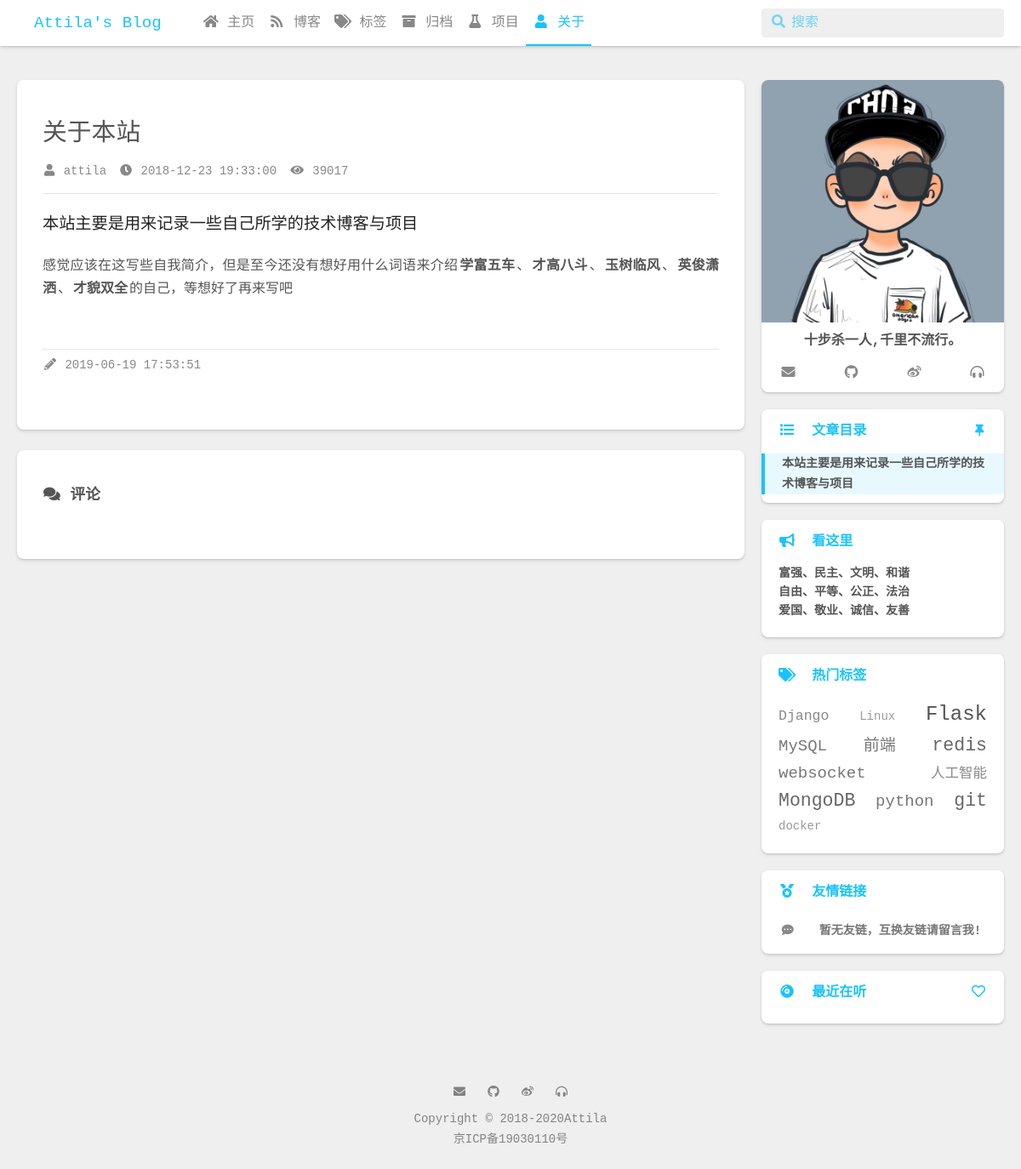
The app's page /blog/about/ with its own data.
### blog/models.py (models this page shows, shortened)
class Post(models.Model):
    title = models.CharField(max_length=100, verbose_name=u'标题')
    body = MDTextField(verbose_name=u'正文')
    created_time = models.DateTimeField(verbose_name=u'创建时间')
    modified_time = models.DateTimeField(auto_now=True, verbose_name=u'更新时间')
    tags = models.ManyToManyField(Tag, blank=True, verbose_name=u'标签')
    author = models.ForeignKey(User, on_delete=models.CASCADE, verbose_name=u'作者')
    views = models.PositiveIntegerField(default=0, verbose_name=u'阅读数')
    is_top = models.BooleanField(default=False, verbose_name=u'顶置文章')
    is_show = models.BooleanField(default=True, verbose_name=u'发布状态')
    post_type = models.CharField(max_length=20,
                                 choices=(('post', u'博客文章'),
                                          ('about', u'关于页面'),
                                          ('project', u'我的项目'),
                                          ),
                                 default='post',
                                 verbose_name=u'类型'
                                 )
    def increase_views(self):
        self.views += 1
        self.save(update_fields=['views'])
    class Meta:
        ordering = ['-is_top', '-created_time']
        verbose_name = u'博客文章'
        verbose_name_plural = u'博客文章'

class Tag(models.Model):
    name = models.CharField(max_length=100, unique=True, verbose_name=u'标签')
    class Meta:
        verbose_name = u'标签'
        verbose_name_plural = u'标签'

### blog/views.py (the view)
# urls.py: path('about/', BlogViews.About, name='About'),
def About(request):
    post = Post.objects.filter(post_type='about').first()
    if post:
        md = MD()
        post.body = md.convert(post.body)
        post.toc = md.toc
        post.increase_views() # 调用 increase_views 方法，统计访问量
        return render(request, 'blog/about.html', context={'post': post})
    else:
        return page_not_found(request)

### blog/templatetags/blog_tags.py (called while the page is built)
@register.simple_tag
def get_tags():
    tags_style = [
        "font-size:19px;color:#777",
        "font-size:14px;color:#999",
        "font-size:16.5px;color:#888",
        "font-size:24px;color:#555",
        "font-size:21.5px;color:#666"
    ]
    tags = Tag.objects.filter(post__is_show=True).annotate(num_posts=Count('post')).filter(num_posts__gt=0).order_by('-num_posts')[:20]
    return {'tags_style':tags_style, 'tags':tags}

@register.simple_tag
def get_links():
    return Links.objects.filter(is_show=True)

@register.simple_tag
def get_site_configs():
    return SITE_CONFIGS

### blog/views.py (called while the page is built)
def MD():
    return markdown.Markdown(extensions=[
        'markdown.extensions.extra',
        'markdown.extensions.codehilite',
        TocExtension(slugify=slugify),
    ])

### templates/blog/about.html (shortened to what this page needs)
{% extends 'blog/base.html' %}
{% load static %}
{% load blog_tags %}
{% get_site_configs as SITE_CONFIGS %}
{% block l_main %}
<div class="l_main">
    <article id="post" class="post white-box article-type-post" itemscope="" itemprop="blogPost">
        <section class="meta">
            <div class="meta" id="header-meta">
                <h1 class="title">{{ post.title }}</h1>
                <div class="new-meta-box">
                    <div class="new-meta-item author"><a href="/blog"><i class="fas fa-user" aria-hidden="true"></i> {{ post.author }}</a></div>
                    <div class="new-meta-item date"><a class="notlink"><i class="fas fa-clock" aria-hidden="true"></i> {{ post.created_time | date:'Y-m-d H:i:s' }}</a></div>
                    <div class="new-meta-item browse busuanzi"><a class="notlink"><i class="fas fa-eye" aria-hidden="true"></i> <span id="busuanzi_value_page_pv">{{ post.views }}</span></a></div>
                </div>
                <hr>
            </div>
        </section>
        <section class="article typo">
            <div class="article-entry" itemprop="articleBody">{{ post.body | safe }}</div>
            <section class="meta" id="footer-meta">
                <hr>
                <div class="new-meta-box">
                    <div class="new-meta-item date" itemprop="dateUpdated" datetime="2017-12-25T00:00:00+08:00">
                        <a class="notlink"><i class="fas fa-pencil-alt" aria-hidden="true"></i> {{ post.modified_time | date:'Y-m-d H:i:s' }}</a>
                    </div>
                </div>
            </section>
        </section>
    </article>
    <br>
    <article class="post white-box comments">
        <section class="article typo">
            <h4><i class="fas fa-comments fa-fw" aria-hidden="true"></i>&nbsp;评论</h4>
            <link rel="stylesheet" href="https://cdn.jsdelivr.net/npm/gitalk@1/dist/gitalk.css">
        </section>
    </article>
</div>
{% endblock %}

### templates/blog/base.html (shortened to what this page needs)
{% load static %}
{% load blog_tags %}
{% get_site_configs as SITE_CONFIGS %}
<!DOCTYPE html>
<html lang="zh-CN">
<head>
    <link rel="stylesheet" href="{% static 'css/waves.min.css' %}">
    <link rel="stylesheet" href="{% static 'css/all.min.css' %}">
    <link rel="stylesheet" href="{% static 'css/style.css' %}">
    <link rel="stylesheet" href="{% static 'highlight/styles/atelier-savanna-dark.css' %}">
</head>
<body style="height: 100%;">
    {% include 'blog/header.html'%}
    <div class="l_body">
        <div class="container clearfix">
            {% block l_main %}{% endblock %}
            {% include 'blog/aside.html' %}
        </div>
    </div>
    {% include 'blog/footer.html' %}
</body>
</html>

### templates/blog/header.html (shortened to what this page needs)
<header class="l_header pure">
    <div class="wrapper">
        <div class="nav-main container container--flex">
            <a class="logo flat-box waves-effect waves-block" href="{% url 'blog:Index' %}">{{ SITE_CONFIGS.Name }}'s Blog</a>
            <div class="menu">
                <ul class="h-list">
                    <li><a id="home" class="nav flat-box waves-effect waves-block" href="{% url 'home' %}"><i class="fas fa-home fa-fw"></i>&nbsp;主页</a></li>
                    <li><a id="blog" class="nav flat-box waves-effect waves-block" href="{% url 'blog:Index' %}"><i class="fas fa-rss fa-fw"></i>&nbsp;博客</a></li>
                    <li><a id="blogtags" class="nav flat-box waves-effect waves-block" href="{% url 'blog:Tags' %}"><i class="fas fa-tags fa-fw"></i>&nbsp;标签</a></li>
                    <li><a id="blogarchives" class="nav flat-box waves-effect waves-block" href="{% url 'blog:Archives' %}"><i class="fas fa-archive fa-fw"></i>&nbsp;归档</a></li>
                    <li><a id="blogproject" class="nav flat-box waves-effect waves-block" href="{% url 'blog:Project' %}"><i class="fas fa-flask fa-fw"></i>&nbsp;项目</a></li>
                    <li><a id="blogabout" class="nav flat-box waves-effect waves-block" href="{% url 'blog:About' %}"><i class="fas fa-user fa-fw"></i>&nbsp;关于</a></li>
                </ul>
            </div>
            <div class="m_search">
                <form name="searchform" class="form u-search-form">
                    <input type="text" class="input u-search-input" placeholder="搜索">
                    <span class="icon"><i class="fas fa-search fa-fw"></i></span>
                </form>
            </div>
        </div>
    </div>
</header>

### templates/blog/aside.html (shortened to what this page needs)
{% load static %}
{% load blog_tags %}
{% load blog_tags %}
{% get_site_configs as SITE_CONFIGS %}
<aside class="l_side">
    <section class="author">
        <div class="content pure">
            <div class="avatar"><img class="avatar" src="{% static 'images/avatar.png' %}"></div>
            <div class="text">
                <p><span id="jinrishici-sentence">十步杀一人,千里不流行。</span></p>
            </div>
            <div class="social-wrapper">
                <a href="mailto:{{ SITE_CONFIGS.Footer.Email }}" class="social flat-btn waves-effect waves-button" target="_blank" rel="external"><i class="social fas fa-envelope" aria-hidden="true"></i></a>
                <a href="{{ SITE_CONFIGS.Footer.GitHub }}" class="social flat-btn waves-effect waves-button" target="_blank" rel="external nofollow noopener noreferrer"><i class="social fab fa-github" aria-hidden="true"></i></a>
                <a href="{{ SITE_CONFIGS.Footer.Weibo }}" class="social flat-btn waves-effect waves-button" target="_blank" rel="external nofollow noopener noreferrer"><i class="social fab fa-weibo" aria-hidden="true"></i></a>
                <a href="{{ SITE_CONFIGS.Footer.Music }}" class="social flat-btn waves-effect waves-button" target="_blank" rel="external nofollow noopener noreferrer"><i class="social fas fa-headphones-alt" aria-hidden="true"></i></a>
            </div>
        </div>
    </section>
    {% if post.toc %}
    <section class="toc-wrapper">
        <header class="pure">
            <div><i class="fas fa-list fa-fw" aria-hidden="true"></i>&nbsp;&nbsp;文章目录</div>
            <div class="wrapper">
                <a class="s-toc rightBtn" rel="external nofollow noopener noreferrer" href="javascript:void(0)"><i class="fas fa-thumbtack fa-fw"></i></a>
            </div>
        </header>
        <div class="content pure">
            <ol class="toc">{{ post.toc | safe }}</ol>
        </div>
    </section>
    {% endif %}
    <section class="plain">
        <header class="pure">
            <div><i class="fas fa-bullhorn fa-fw" aria-hidden="true"></i>&nbsp;&nbsp;看这里</div>
        </header>
        <div class="content pure">
        <p> 富强、民主、文明、和谐</p>
        <p> 自由、平等、公正、法治</p>
        <p> 爱国、敬业、诚信、友善</p>
        </div>
    </section>
    <section class="tagcloud">
        <header class="pure"><div><i class="fas fa-tags fa-fw" aria-hidden="true"></i>&nbsp;&nbsp;热门标签</div></header>
        <div class="content pure">
            {% get_tags as tags_list %}
            {% for tag in tags_list.tags %}
            <a href="{% url 'blog:tags' tag.name %}" style="{{ tags_list.tags_style | random }}">{{ tag.name }}</a>
            {% empty %}
                <a></a>
            {% endfor %}
        </div>
    </section>
    <section class="list">
        <header class="pure"><div><i class="fas fa-medal fa-fw" aria-hidden="true"></i>&nbsp;&nbsp;友情链接</div></header>
        <div class="content pure">
            <ul class="entry">
                {% get_links as links %}
                {% for link in links %}
                <li><a class="flat-box waves-effect waves-block" title="{{ link.name }}" href="{{ link.url }}" target="_blank"><div class="name"><i class="fas fa-link fa-fw" aria-hidden="true"></i> &nbsp;&nbsp;{{ link.name }}</div></a></li>
                {% empty %}
                <li><a class="flat-box waves-effect waves-block" title="" href="{% url 'blog:About' %}"><div class="name"><i class="fas fa-comment-dots fa-fw" aria-hidden="true"></i> &nbsp;&nbsp;暂无友链，互换友链请留言我!</div></a></li>
                {% endfor %}
            </ul>
        </div>
    </section>
    {% if SITE_CONFIGS.Music.enable == 'true' %}
    <section class="music">
        <header class="pure">
            <div><i class="fas fa-compact-disc fa-fw" aria-hidden="true"></i>&nbsp;&nbsp;最近在听</div>
            <a class="rightBtn" target="_blank" rel="external nofollow noopener noreferrer" href="{{ SITE_CONFIGS.Music.home }}" title="{{ SITE_CONFIGS.Music.home }}"><i class="far fa-heart fa-fw"></i></a>
        </header>
        <div class="content pure">
            <link rel="stylesheet" href="https://cdn.jsdelivr.net/npm/aplayer@1.7.0/dist/APlayer.min.css">
        </div>
    </section>
    {% endif %}
</aside>

### templates/blog/footer.html (shortened to what this page needs)
{% load blog_tags %}
{% get_site_configs as SITE_CONFIGS %}
<footer id="footer">
    <div class="social-wrapper">
        {% if SITE_CONFIGS.Footer.Email %}
        <a href="mailto:{{ SITE_CONFIGS.Footer.Email }}" class="social fas fa-envelope" target="_blank" rel="external noopener noreferrer nofollow"></a>
        {% endif %}
        {% if SITE_CONFIGS.Footer.GitHub %}
        <a href="{{ SITE_CONFIGS.Footer.GitHub }}" class="social fab fa-github" target="_blank" rel="external nofollow noopener noreferrer"></a>
        {% endif %}
        {% if SITE_CONFIGS.Footer.Weibo %}
        <a href="{{ SITE_CONFIGS.Footer.Weibo }}" class="social fab fa-weibo" target="_blank" rel="external nofollow noopener noreferrer"></a>
        {% endif %}
        {% if SITE_CONFIGS.Footer.Music %}
        <a href="{{ SITE_CONFIGS.Footer.Music }}" class="social fas fa-headphones-alt" target="_blank" rel="external nofollow noopener noreferrer"></a>
        {% endif %}
    </div>
    <p><a href="#" target="_blank">Copyright © 2018-<span id="NowYear" ></span>Attila</a></p>
    {% if SITE_CONFIGS.Footer.Beian %}
    <p><a href="http://www.miitbeian.gov.cn/" rel="external nofollow" target="_blank">{{ SITE_CONFIGS.Footer.Beian }}</a></p>
    {% endif %}
</footer>

### records on screen
Post: title "关于本站", author "attila", created_time "2018-12-23 19:33:00", views "39017", body "本站主要是用来记录一些自己所学的技术博客与项目 感觉应该在这写些自我简介，但是至今还没有想好用什么词语来介绍 学富五车 、 才高八斗 、 玉树临风 、 英俊潇洒 、 才貌双全 的自己，等想好了再来写吧", modified_time "2019-06-19 17:53:51", toc "本站主要是用来记录一些自己所学的技术博客与项目"
Tag: name "Django"
Tag: name "Linux"
Tag: name "Flask"
Tag: name "MySQL"
Tag: name "前端"
Tag: name "redis"
Tag: name "websocket"
Tag: name "人工智能"
Tag: name "MongoDB"
Tag: name "python"
Tag: name "git"
Tag: name "docker"

### other values on screen
{{ SITE_CONFIGS.Name }} "Attila"
{{ SITE_CONFIGS.Footer.Beian }} "京ICP备19030110号"
